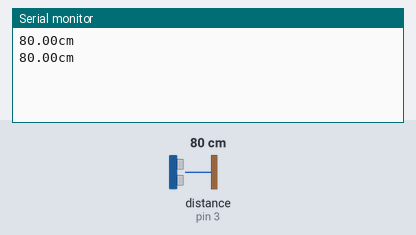
Bench run of a sketch on a simulated Arduino Uno, built with avr-gcc and run on an emulated ATmega328P. Shown: the last lines printed to the serial monitor. The inputs (shaded band) are chosen by the test bench; at power-on: distance to the obstacle (sensor on pin 3) 80 cm. The echo pulse lasts 58.3 µs per cm.

Above: at 1.8 s.
1.9 s: distance to the obstacle (sensor on pin 3) set to 2 cm
At 2.8 s:
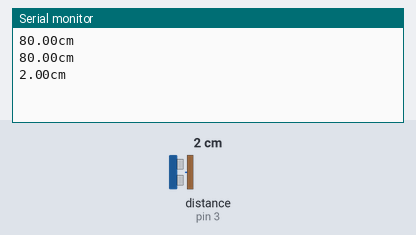
3.4 s: distance to the obstacle (sensor on pin 3) set to 4 cm
At 4.5 s:
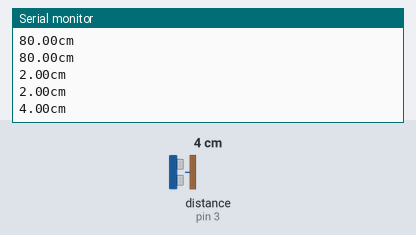
Timing chart, 0 to 6.4 s (numbered marks = the images above; inputs shaded):
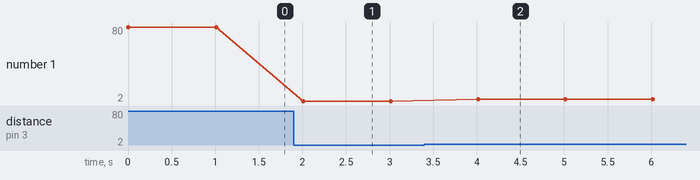

The sketch:

avoidance.ino
```cpp
#include <HC_SR04.h>


int echoPin = 3;
int trigPin = 2;
int ECHO_INT = 0;
volatile byte state = LOW;
HC_SR04 distanceSensor(trigPin, echoPin, ECHO_INT);

void setup() {
  Serial.begin(9600);
  distanceSensor.begin();
  distanceSensor.start();
}

void loop() {
  // put your main code here, to run repeatedly:
  if(distanceSensor.isFinished()){
    // Do something with the range...
    Serial.print(distanceSensor.getRange());
    Serial.println("cm");
    distanceSensor.start();
  }
  delay(1000);
}

void blink() {
  state = !state;
}

void interrupMe() {
  long duration, distance;
  digitalWrite(trigPin, HIGH);
  delayMicroseconds(1000);
  digitalWrite(trigPin, LOW);
  duration = pulseIn(echoPin, HIGH);
  distance = (duration/2)/29.1;
  Serial.print("Distance: ");
  Serial.println(distance);
}
```

Measured:
- after the input at 1.9 s, the serial monitor: prints a new line after 0.11 s (image 1)
- after the input at 3.4 s, the serial monitor: prints a new line after 0.61 s (image 2)
- plotted number 1: 80 → 2 after the input at 1.9 s, 2 → 4 after the input at 3.4 s
